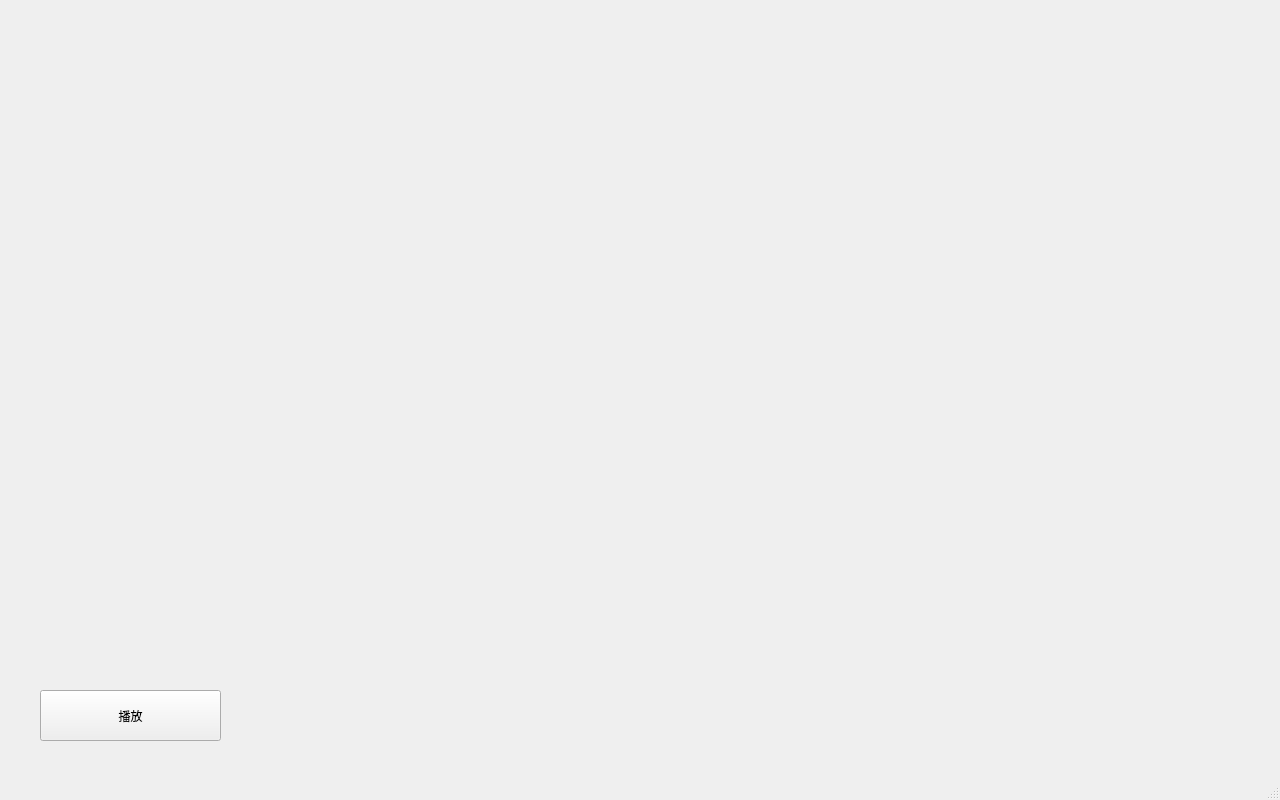
<?xml version="1.0" encoding="UTF-8"?>
<ui version="4.0">
 <class>MainWindow</class>
 <widget class="QMainWindow" name="MainWindow">
  <property name="geometry">
   <rect>
    <x>0</x>
    <y>0</y>
    <width>1280</width>
    <height>800</height>
   </rect>
  </property>
  <property name="windowTitle">
   <string>MainWindow</string>
  </property>
  <widget class="QWidget" name="centralwidget">
   <widget class="QPushButton" name="pushButton">
    <property name="geometry">
     <rect>
      <x>40</x>
      <y>690</y>
      <width>181</width>
      <height>51</height>
     </rect>
    </property>
    <property name="text">
     <string>播放</string>
    </property>
   </widget>
   <widget class="CVideoWidget" name="widget" native="true">
    <property name="geometry">
     <rect>
      <x>50</x>
      <y>10</y>
      <width>811</width>
      <height>661</height>
     </rect>
    </property>
   </widget>
  </widget>
  <widget class="QMenuBar" name="menubar">
   <property name="geometry">
    <rect>
     <x>0</x>
     <y>0</y>
     <width>1280</width>
     <height>21</height>
    </rect>
   </property>
  </widget>
  <widget class="QStatusBar" name="statusbar"/>
 </widget>
 <customwidgets>
  <customwidget>
   <class>CVideoWidget</class>
   <extends>QWidget</extends>
   <header>videowidget.h</header>
   <container>1</container>
  </customwidget>
 </customwidgets>
 <resources/>
 <connections/>
</ui>
